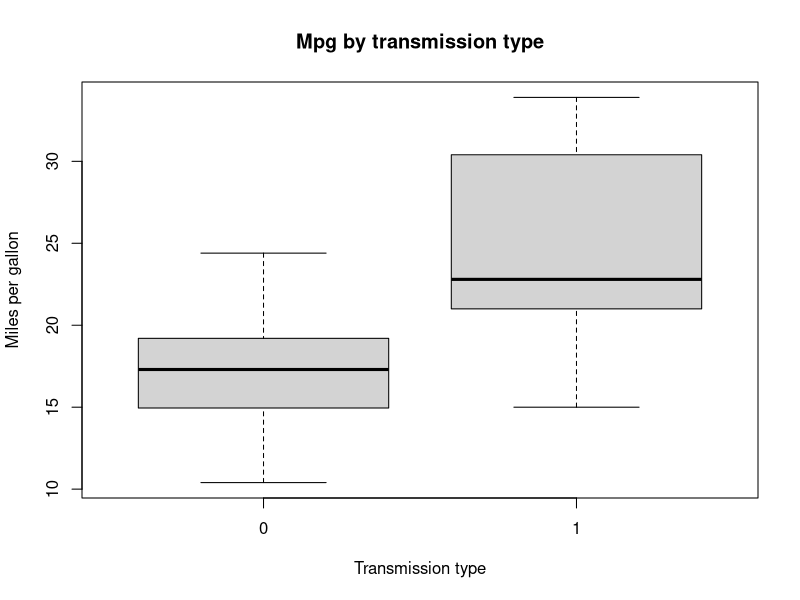
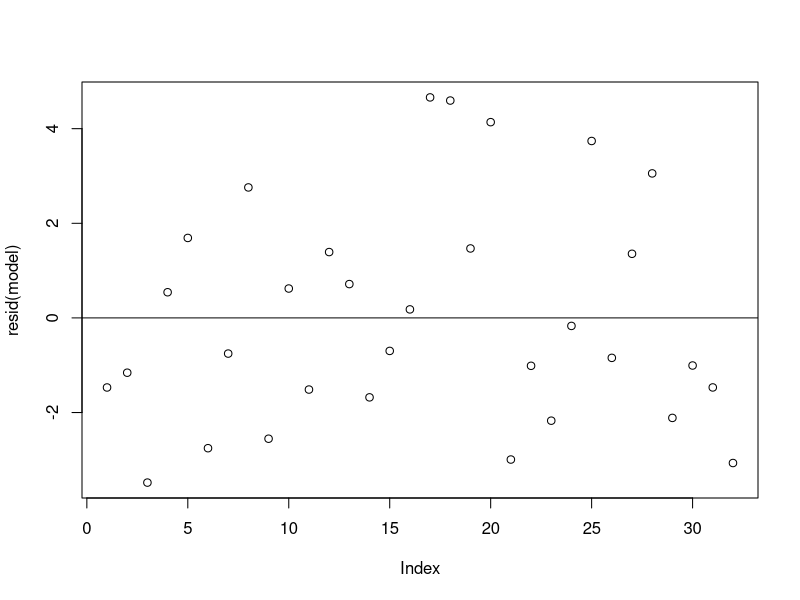

Write the R code that produced these figures, in order.
## ---- chunk 1
data(mtcars)
## ---- chunk 2
head(mtcars)

levels(mtcars$am)= c("Auto", "Manual")

## ---- chunk 3
boxplot(mpg ~ am,
      range= 50,
      data = mtcars, 
      main = "Mpg by transmission type", 
      xlab = "Transmission type",
      ylab = "Miles per gallon")
## ---- chunk 4
with(mtcars, t.test(mpg[am == 0], mpg[am == 1]))
## ---- chunk 5
lm(mpg ~ am ,data=mtcars)
## ---- chunk 6
lm(mpg ~ cyl + disp+ hp+ drat +wt +qsec +am +gear +carb ,data=mtcars)
## ---- chunk 7
cor(mtcars[1:8],mtcars$am, use = "everything",
    method = "spearman")
## ---- chunk 8
model.all = lm(mpg ~ ., data = mtcars)
n = nrow(mtcars)

model = step(model.all, 
             direction ="both",  # other choices "both" , "forward" # 
             k = log(n) ) #(AIC = - 2*log L + k*df) if k=2 AIC, if k=log(n) BIC#  

## ---- chunk 9
summary(model)
## ---- chunk 10
mean(model$residuals)
## ---- chunk 11
plot(resid(model))
abline(0,0)
